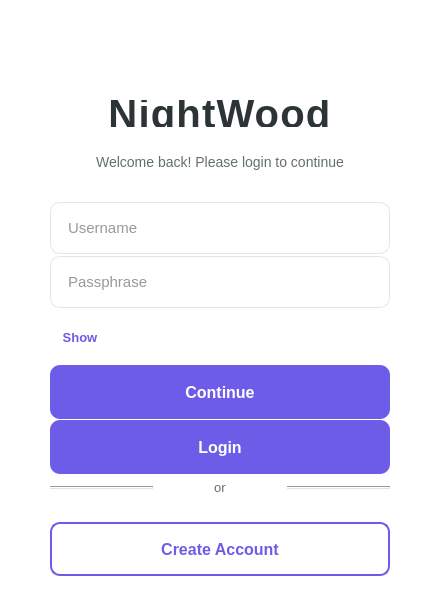
<?xml version="1.0" encoding="UTF-8"?>
<ui version="4.0">
 <class>Login</class>
 <widget class="QWidget" name="Login">
  <property name="geometry">
   <rect>
    <x>0</x>
    <y>0</y>
    <width>440</width>
    <height>600</height>
   </rect>
  </property>
  <property name="minimumSize">
   <size>
    <width>440</width>
    <height>600</height>
   </size>
  </property>
  <property name="windowTitle">
   <string>Nightwood - Login</string>
  </property>
  <property name="styleSheet">
   <string notr="true">background-color: white;</string>
  </property>
  <layout class="QVBoxLayout" name="verticalLayout">
   <property name="spacing">
    <number>22</number>
   </property>
   <property name="leftMargin">
    <number>50</number>
   </property>
   <property name="topMargin">
    <number>45</number>
   </property>
   <property name="rightMargin">
    <number>50</number>
   </property>
   <property name="bottomMargin">
    <number>45</number>
   </property>
   <item>
    <spacer name="verticalSpacer">
     <property name="orientation">
      <enum>Qt::Orientation::Vertical</enum>
     </property>
     <property name="sizeHint" stdset="0">
      <size>
       <width>20</width>
       <height>40</height>
      </size>
     </property>
    </spacer>
   </item>
   <item>
    <layout class="QHBoxLayout" name="horizontalLayout_2">
     <property name="spacing">
      <number>0</number>
     </property>
     <property name="leftMargin">
      <number>0</number>
     </property>
     <property name="topMargin">
      <number>0</number>
     </property>
     <property name="rightMargin">
      <number>0</number>
     </property>
     <property name="bottomMargin">
      <number>0</number>
     </property>
     <item>
      <spacer name="horizontalSpacer">
       <property name="orientation">
        <enum>Qt::Orientation::Horizontal</enum>
       </property>
       <property name="sizeHint" stdset="0">
        <size>
         <width>40</width>
         <height>20</height>
        </size>
       </property>
      </spacer>
     </item>
     <item>
      <widget class="QLabel" name="logoLabel">
       <property name="minimumSize">
        <size>
         <width>120</width>
         <height>120</height>
        </size>
       </property>
       <property name="maximumSize">
        <size>
         <width>120</width>
         <height>120</height>
        </size>
       </property>
       <property name="sizePolicy">
        <sizepolicy hsizetype="Fixed" vsizetype="Fixed">
         <horstretch>0</horstretch>
         <verstretch>0</verstretch>
        </sizepolicy>
       </property>
       <property name="pixmap">
        <pixmap>:/icons/logos/LogoNightwood.png</pixmap>
       </property>
       <property name="scaledContents">
        <bool>true</bool>
       </property>
       <property name="alignment">
        <set>Qt::AlignmentFlag::AlignHCenter</set>
       </property>
      </widget>
     </item>
     <item>
      <spacer name="horizontalSpacer_2">
       <property name="orientation">
        <enum>Qt::Orientation::Horizontal</enum>
       </property>
       <property name="sizeHint" stdset="0">
        <size>
         <width>40</width>
         <height>20</height>
        </size>
       </property>
      </spacer>
     </item>
    </layout>
   </item>
   <item>
    <widget class="QLabel" name="titleLabel">
     <property name="styleSheet">
      <string notr="true">font-size: 40px; font-weight: bold; color: #2d3436; letter-spacing: 1.2px; margin-bottom: 5px;</string>
     </property>
     <property name="text">
      <string>NightWood</string>
     </property>
     <property name="alignment">
      <set>Qt::AlignmentFlag::AlignCenter</set>
     </property>
    </widget>
   </item>
   <item>
    <widget class="QLabel" name="subtitleLabel">
     <property name="styleSheet">
      <string notr="true">font-size: 14px; color: #636e72; margin-top: 0px; margin-bottom: 10px;</string>
     </property>
     <property name="text">
      <string>Welcome back! Please login to continue</string>
     </property>
     <property name="alignment">
      <set>Qt::AlignmentFlag::AlignCenter</set>
     </property>
    </widget>
   </item>
   <item>
    <spacer name="verticalSpacer_2">
     <property name="orientation">
      <enum>Qt::Orientation::Vertical</enum>
     </property>
     <property name="sizeHint" stdset="0">
      <size>
       <width>20</width>
       <height>40</height>
      </size>
     </property>
    </spacer>
   </item>
   <item>
    <widget class="QLineEdit" name="usernameEdit">
     <property name="minimumSize">
      <size>
       <width>0</width>
       <height>52</height>
      </size>
     </property>
     <property name="styleSheet">
      <string notr="true">QLineEdit {
  padding-left: 15px;
  font-size: 15px;
  border-radius: 10px;
  background-color: white;
  border: 1px solid #dfe6e9;
  color: #2d3436;
}
QLineEdit:focus {
  border: 2px solid #6c5ce7;
}</string>
     </property>
     <property name="placeholderText">
      <string>Username</string>
     </property>
    </widget>
   </item>
   <item>
    <widget class="QLineEdit" name="passphraseEdit">
     <property name="minimumSize">
      <size>
       <width>0</width>
       <height>52</height>
      </size>
     </property>
     <property name="styleSheet">
      <string notr="true">QLineEdit {
  padding-left: 15px;
  font-size: 15px;
  border-radius: 10px;
  background-color: white;
  border: 1px solid #dfe6e9;
  color: #2d3436;
}
QLineEdit:focus {
  border: 2px solid #6c5ce7;
}</string>
     </property>
     <property name="echoMode">
      <enum>QLineEdit::EchoMode::Password</enum>
     </property>
     <property name="placeholderText">
      <string>Passphrase</string>
     </property>
    </widget>
   </item>
   <item>
    <widget class="QPushButton" name="togglePassphraseButton">
     <property name="minimumSize">
      <size>
       <width>60</width>
       <height>52</height>
      </size>
     </property>
     <property name="maximumSize">
      <size>
       <width>60</width>
       <height>52</height>
      </size>
     </property>
     <property name="styleSheet">
      <string notr="true">QPushButton {
  border: none;
  background-color: transparent;
  padding: 0px;
  font-size: 13px;
  color: #6c5ce7;
  font-weight: bold;
}
QPushButton:hover {
  color: #5049c9;
}</string>
     </property>
     <property name="text">
      <string>Show</string>
     </property>
    </widget>
   </item>
   <item>
    <widget class="QPushButton" name="continueButton">
     <property name="minimumSize">
      <size>
       <width>0</width>
       <height>54</height>
      </size>
     </property>
     <property name="styleSheet">
      <string notr="true">QPushButton {
  font-size: 16px;
  font-weight: bold;
  color: white;
  background-color: #6c5ce7;
  border-radius: 10px;
  border: none;
}
QPushButton:hover {
  background-color: #5049c9;
}
QPushButton:pressed {
  background-color: #4040b0;
}</string>
     </property>
     <property name="text">
      <string>Continue</string>
     </property>
    </widget>
   </item>
   <item>
    <widget class="QPushButton" name="loginButton">
     <property name="minimumSize">
      <size>
       <width>0</width>
       <height>54</height>
      </size>
     </property>
     <property name="styleSheet">
      <string notr="true">QPushButton {
  font-size: 16px;
  font-weight: bold;
  color: white;
  background-color: #6c5ce7;
  border-radius: 10px;
  border: none;
}
QPushButton:hover {
  background-color: #5049c9;
}
QPushButton:pressed {
  background-color: #4040b0;
}</string>
     </property>
     <property name="text">
      <string>Login</string>
     </property>
    </widget>
   </item>
   <item>
    <layout class="QHBoxLayout" name="horizontalLayout">
     <property name="spacing">
      <number>15</number>
     </property>
     <property name="topMargin">
      <number>5</number>
     </property>
     <property name="bottomMargin">
      <number>5</number>
     </property>
     <item>
      <widget class="QFrame" name="line1">
       <property name="styleSheet">
        <string notr="true">background-color: #dfe6e9;</string>
       </property>
       <property name="frameShape">
        <enum>QFrame::Shape::HLine</enum>
       </property>
       <property name="frameShadow">
        <enum>QFrame::Shadow::Sunken</enum>
       </property>
      </widget>
     </item>
     <item>
      <widget class="QLabel" name="orLabel">
       <property name="styleSheet">
        <string notr="true">color: #636e72; font-size: 13px;</string>
       </property>
       <property name="text">
        <string>or</string>
       </property>
       <property name="alignment">
        <set>Qt::AlignmentFlag::AlignCenter</set>
       </property>
      </widget>
     </item>
     <item>
      <widget class="QFrame" name="line2">
       <property name="styleSheet">
        <string notr="true">background-color: #dfe6e9;</string>
       </property>
       <property name="frameShape">
        <enum>QFrame::Shape::HLine</enum>
       </property>
       <property name="frameShadow">
        <enum>QFrame::Shadow::Sunken</enum>
       </property>
      </widget>
     </item>
    </layout>
   </item>
   <item>
    <widget class="QPushButton" name="registerButton">
     <property name="minimumSize">
      <size>
       <width>0</width>
       <height>54</height>
      </size>
     </property>
     <property name="styleSheet">
      <string notr="true">QPushButton {
  font-size: 16px;
  font-weight: bold;
  border-radius: 10px;
  color: #6c5ce7;
  background-color: white;
  border: 2px solid #6c5ce7;
}
QPushButton:hover {
  background-color: #f5f3ff;
}
QPushButton:pressed {
  background-color: #eeeaff;
}</string>
     </property>
     <property name="text">
      <string>Create Account</string>
     </property>
    </widget>
   </item>
  </layout>
 </widget>
 <resources/>
 <connections/>
</ui>
